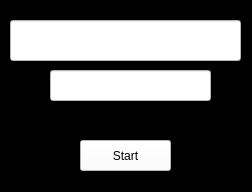
<?xml version="1.0" encoding="UTF-8"?>
<ui version="4.0">
 <class>MainWindow</class>
 <widget class="QMainWindow" name="MainWindow">
  <property name="geometry">
   <rect>
    <x>0</x>
    <y>0</y>
    <width>252</width>
    <height>192</height>
   </rect>
  </property>
  <property name="windowTitle">
   <string>MainWindow</string>
  </property>
  <property name="styleSheet">
   <string notr="true">background-color: rgb(0, 0, 0)</string>
  </property>
  <widget class="QWidget" name="centralwidget">
   <widget class="QLineEdit" name="ip_text">
    <property name="geometry">
     <rect>
      <x>10</x>
      <y>20</y>
      <width>231</width>
      <height>41</height>
     </rect>
    </property>
    <property name="font">
     <font>
      <family>Arial</family>
      <pointsize>13</pointsize>
      <weight>50</weight>
      <bold>false</bold>
     </font>
    </property>
    <property name="layoutDirection">
     <enum>Qt::LeftToRight</enum>
    </property>
    <property name="styleSheet">
     <string notr="true">background-color: rgb(255, 255, 255)</string>
    </property>
    <property name="text">
     <string/>
    </property>
    <property name="alignment">
     <set>Qt::AlignCenter</set>
    </property>
   </widget>
   <widget class="QPushButton" name="pushButton">
    <property name="geometry">
     <rect>
      <x>80</x>
      <y>140</y>
      <width>91</width>
      <height>31</height>
     </rect>
    </property>
    <property name="styleSheet">
     <string notr="true">background-color: rgb(255, 255, 255)</string>
    </property>
    <property name="text">
     <string>Start</string>
    </property>
   </widget>
   <widget class="QLineEdit" name="lineEdit">
    <property name="geometry">
     <rect>
      <x>50</x>
      <y>70</y>
      <width>161</width>
      <height>31</height>
     </rect>
    </property>
    <property name="font">
     <font>
      <pointsize>12</pointsize>
     </font>
    </property>
    <property name="styleSheet">
     <string notr="true">background-color: rgb(255, 255, 255)</string>
    </property>
    <property name="text">
     <string/>
    </property>
    <property name="alignment">
     <set>Qt::AlignCenter</set>
    </property>
   </widget>
  </widget>
 </widget>
 <resources/>
 <connections/>
</ui>
